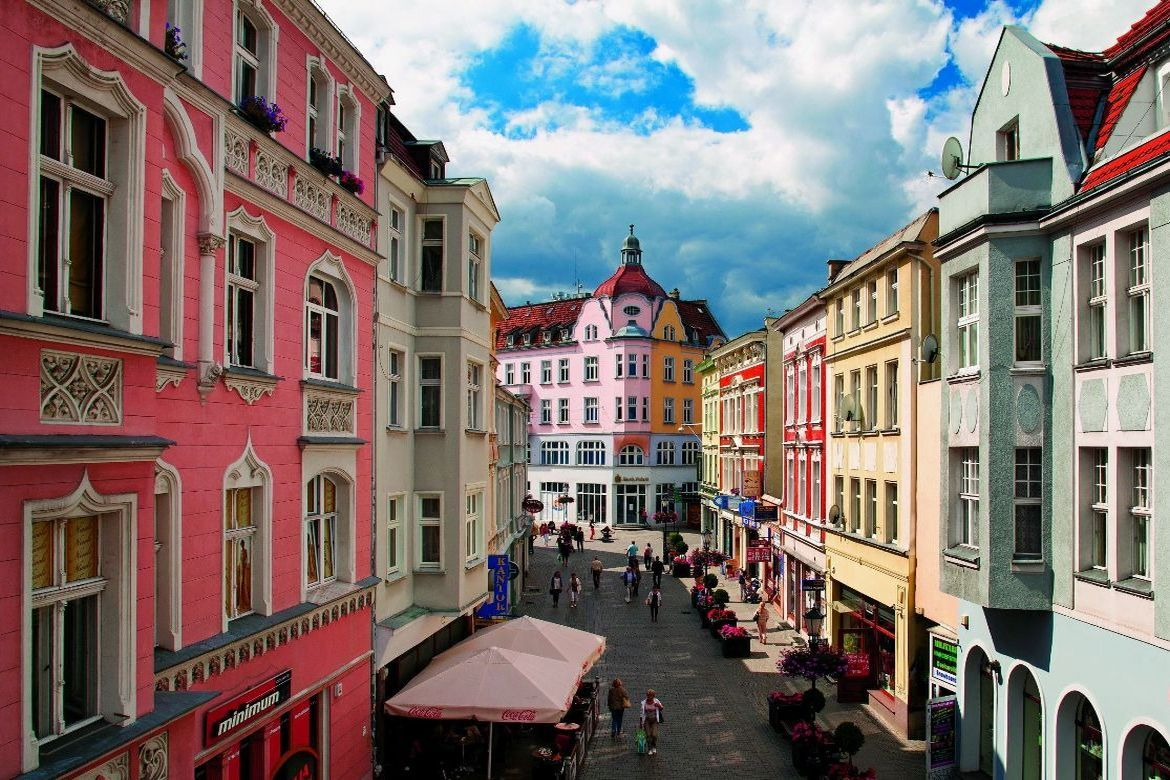
#> input picture Lab1/image.jpg, 1170 x 780 px
$ python Lab1.py
#> lines starting #> are read from the running program, lines starting #| are printed output that depends on the picture; after the words box and inside, x2 and y2 are one past the last pixel; in counts of white or black regions, pixels touching at a corner belong together
import cv2 as cv
import numpy as np
import matplotlib.pyplot as plt

img = cv.imread('image.jpg')
#> img is the input picture: shape (780, 1170, 3); mean B, G, R 111.8, 115.1, 126.9
img_rgb = cv.cvtColor(img, cv.COLOR_BGR2RGB)

def image_show_double(img1, img2, title1, title2):
    plt.figure(figsize=(10,5))

    plt.subplot(1, 2, 1)
    plt.imshow(img1)
    plt.title(title1)
    plt.axis("off")

    plt.subplot(1, 2, 2)
    plt.imshow(img2)
    plt.title(title2)
    plt.axis("off")

    plt.tight_layout()
    plt.show()

def image_show_gray(img1, img2, title1, title2):
    plt.figure(figsize=(10,5))

    plt.subplot(1, 2, 1)
    plt.imshow(img1)
    plt.title(title1)
    plt.axis("off")

    plt.subplot(1, 2, 2)
    plt.imshow(img2, cmap='gray')
    plt.title(title2)
    plt.axis("off")

    plt.tight_layout()
    plt.show()

#Zad1
img_gray = cv.cvtColor(img, cv.COLOR_BGR2GRAY)
image_show_gray(img_rgb, img_gray, "Oryginał", "Obraz w odcieniach szarości")

#Zad2
value = 15
img_gaussian = cv.GaussianBlur(img, (value, value), 0)
img_gaussian_rgb = cv.cvtColor(img_gaussian, cv.COLOR_BGR2RGB)

image_show_double(img_rgb,img_gaussian_rgb, "Oryginał", f"Rozmycie Gaussa ({value}x{value})")

#Zad3
t_low=200
t_high=300
edge = cv.Canny(img, t_low, t_high)
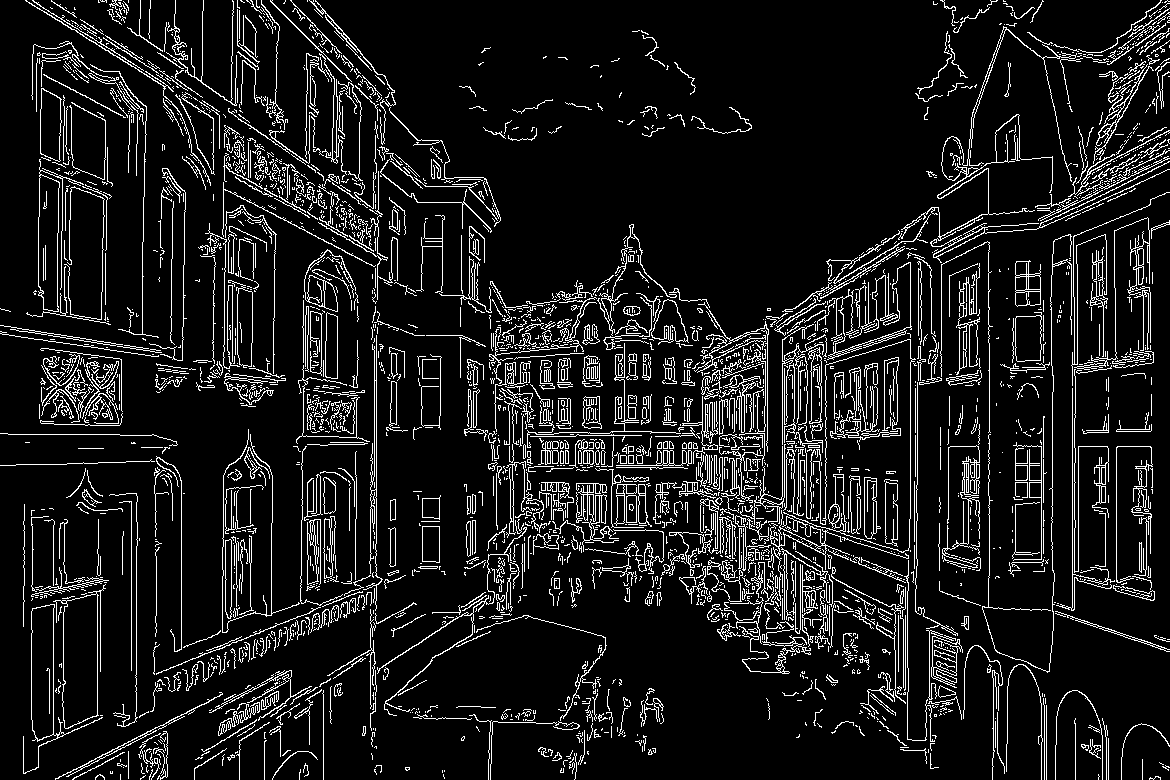
#> edge: shape (780, 1170); 9.9% white in thin lines or dots
edge_rgb = cv.cvtColor(edge, cv.COLOR_BGR2RGB)
#> edge_rgb: shape (780, 1170, 3); 9.9% white in thin lines or dots

image_show_double(img_rgb, edge_rgb, "Oryginał", "Detekcja krawedzi")

#Zad4
M=255
T=170
_, img_binary = cv.threshold(img_gray, T, M, cv.THRESH_BINARY)
#> img_binary: shape (780, 1170); 25.6% white; 2373 white regions (2234 under 20 px), largest, box (x1, y1, x2, y2) and area: (311, 0, 1161, 241) 107894, (915, 192, 1170, 780) 61436, (771, 339, 914, 704) 16920
image_show_gray(img_rgb, img_binary, "Oryginał", "Binaryzacja")

#Zad5
kat = 45
(h, w) = img.shape[:2]
#> h = 780; w = 1170
center = (w // 2, h // 2)
#> center = (585, 390)
M = cv.getRotationMatrix2D(center, kat, 1.0)
rotated = cv.warpAffine(img, M, (w, h))
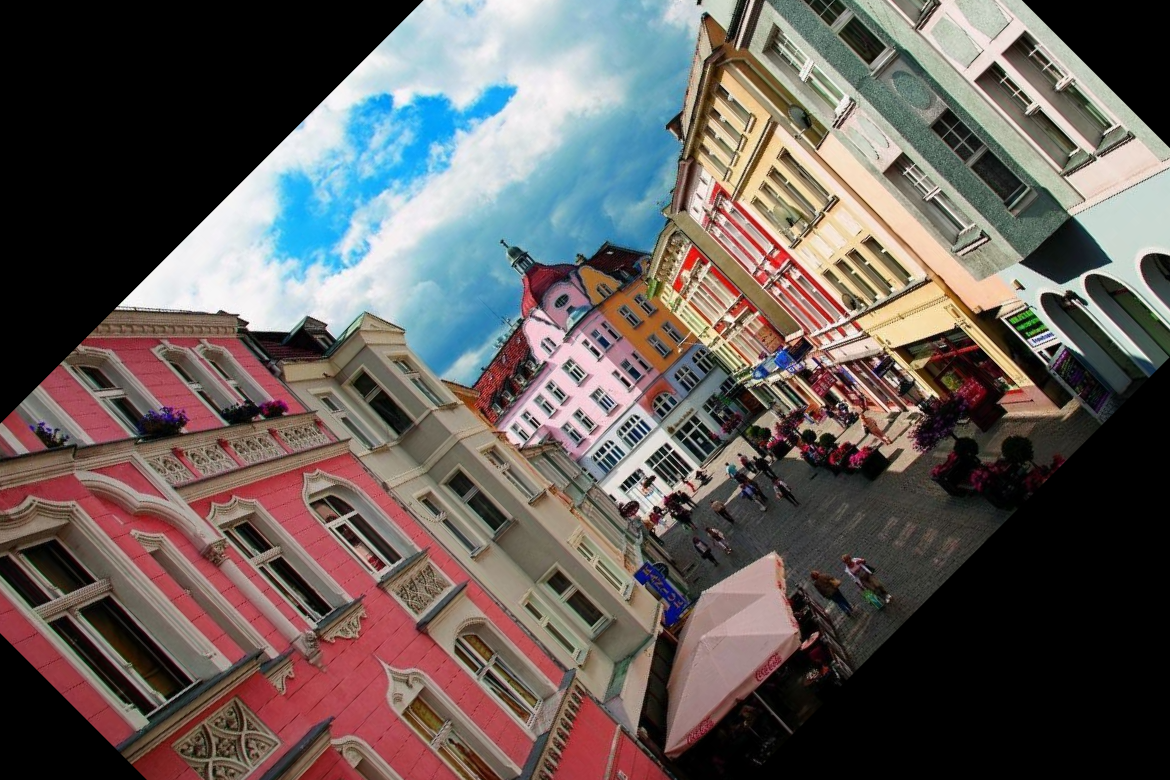
#> rotated: shape (780, 1170, 3); mean B, G, R 89.5, 92.3, 100.3
rotated_rgb = cv.cvtColor(rotated, cv.COLOR_BGR2RGB)

image_show_double(img_rgb, rotated_rgb, "Oryginał", f"Obrócony o {kat}°")

cv.imshow("Oryginał", img)
cv.imshow(f"Obrócony o {kat}°", rotated)
cv.waitKey(0)
cv.destroyAllWindows()

#Zad6
skala = 0.5
resized = cv.resize(img, None, fx=skala, fy=skala, interpolation=cv.INTER_LINEAR)
cv.imshow("Oryginał", img)
cv.imshow("Pomniejszony", resized)
cv.waitKey(0)
cv.destroyAllWindows()

#Zad7
equalized = cv.equalizeHist(img_gray)
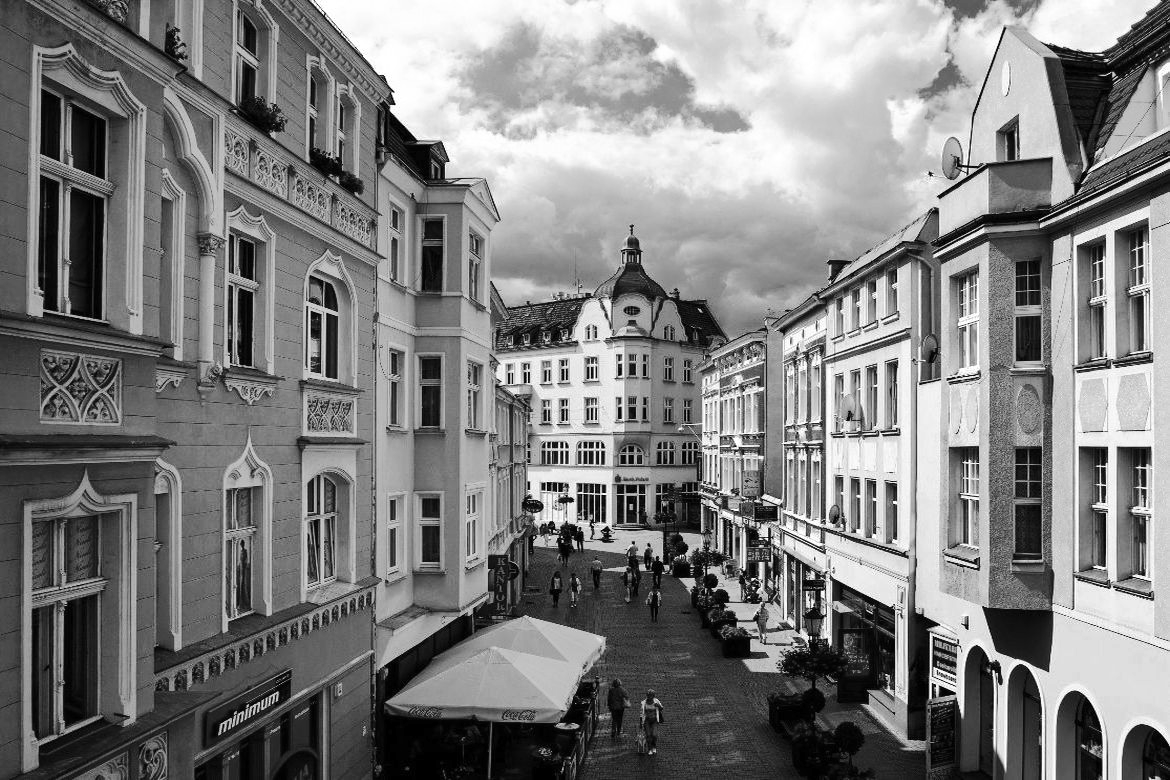
#> equalized: shape (780, 1170); min 0, max 255, mean 127.6

plt.figure(figsize=(12, 6))
plt.subplot(1, 2, 1)
plt.imshow(img_gray, cmap="gray")
plt.title("Oryginał")
plt.axis("off")

plt.subplot(1, 2, 2)
plt.imshow(equalized, cmap="gray")
plt.title("Po wyrównaniu histogramu")
plt.axis("off")

plt.tight_layout()
plt.show()

#Zad8
kernel = np.array([[0, -1, 0],
                   [-1, 5, -1],
                   [0, -1, 0]])

sharpened = cv.filter2D(img, -1, kernel)
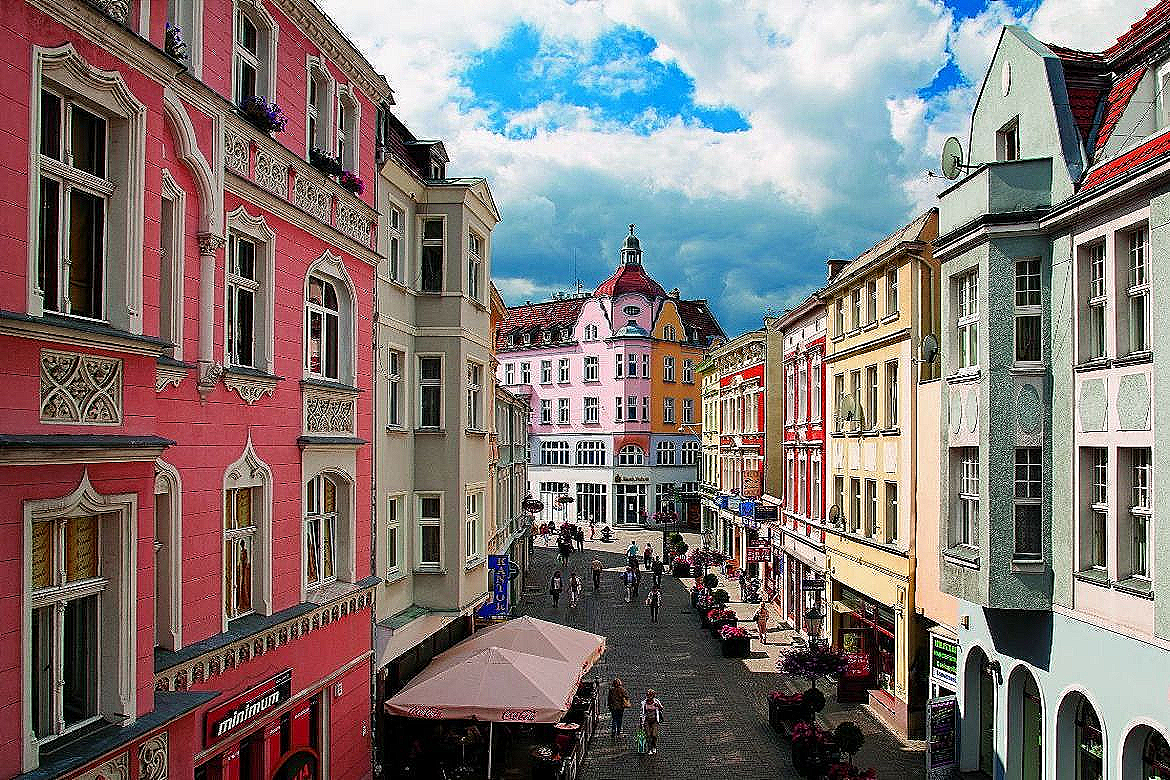
#> sharpened: shape (780, 1170, 3); mean B, G, R 115.5, 117.6, 127.5
sharp_rgb = cv.cvtColor(sharpened, cv.COLOR_BGR2RGB)

image_show_double(img_rgb, sharp_rgb, "Oryginał", "Wyostrzony")
